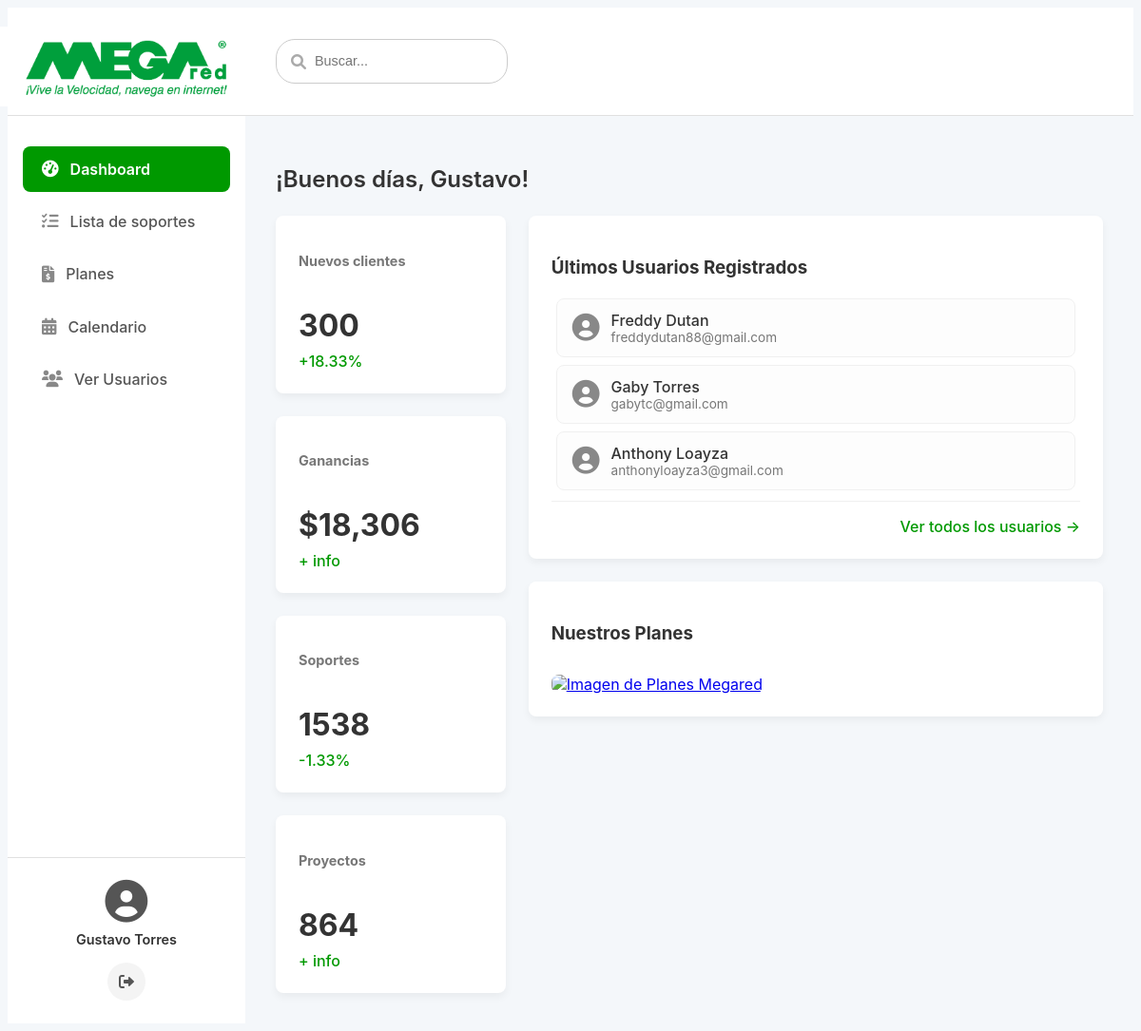
/dashboard.php (signed in), run on the app's committed database.
### tables this page shows
CREATE TABLE `usuarios` (
  `id` int(11) NOT NULL,
  `nombre` varchar(100) NOT NULL,
  `apellidos` varchar(100) NOT NULL,
  `cedula` varchar(13) NOT NULL,
  `genero` varchar(50) NOT NULL,
  `correo` varchar(100) NOT NULL,
  `contrasena` varchar(255) NOT NULL,
  `fecha_registro` timestamp NOT NULL DEFAULT current_timestamp()
);

### dashboard.php (the view, shortened to what this page needs)
<?php
$nombre_usuario = $_SESSION['usuario_nombre'];
$apellidos_usuario = $_SESSION['usuario_apellidos'];
$nombre_completo = htmlspecialchars($nombre_usuario . " " . $apellidos_usuario);
require_once 'db-connect.php';
$sql_ultimos_usuarios = "SELECT nombre, apellidos, correo FROM usuarios ORDER BY id DESC LIMIT 3";
$result_usuarios = $conn->query($sql_ultimos_usuarios);
$ultimos_usuarios = [];
if ($result_usuarios && $result_usuarios->num_rows > 0) {
    $ultimos_usuarios = $result_usuarios->fetch_all(MYSQLI_ASSOC);
}
?>
<!DOCTYPE html>
<html lang="es">
<head>
    <link rel="stylesheet" href="https://cdnjs.cloudflare.com/ajax/libs/font-awesome/6.0.0-beta3/css/all.min.css">
</head>
<body>
    <div class="dashboard-container">
        <aside class="sidebar">
            <div class="sidebar-header">
                <img src="imagen/megared-logo.png" alt="Logo Megared" class="logo-megared">
            </div>
            <nav class="sidebar-nav">
                <ul>
                    <li class="active"><a href="dashboard.php"><i class="fas fa-tachometer-alt"></i> Dashboard</a></li>
                    <li><a href="#"><i class="fas fa-tasks"></i> Lista de soportes</a></li>
                    <li><a href="planes.php"><i class="fas fa-file-invoice-dollar"></i> Planes</a></li>
                    <li><a href="#"><i class="fas fa-calendar-alt"></i> Calendario</a></li>
                    <li><a href="usuarios.php"><i class="fas fa-users"></i> Ver Usuarios</a></li>
                </ul>
            </nav>
            <div class="sidebar-footer">
            <i class="fas fa-user-circle user-icon-footer"></i>
            <span class="user-name-footer"><?php echo $nombre_completo; ?></span>
            <a href="logout.php" class="logout-button" title="Cerrar Sesión">
                <i class="fas fa-sign-out-alt"></i>
            </a>
        </div>
        </aside>
        <main class="main-content">
            <header class="main-header">
                <div class="search-bar">
                    <input type="text" placeholder="Buscar...">
                    <i class="fas fa-search"></i>
                </div>
            </header>
            <section class="content-body">
                <h2 data-aos="fade-down">¡Buenos días, <?php echo htmlspecialchars($nombre_usuario); ?>!</h2>
                <div class="dashboard-grid-container">
                    <div class="grid-column-left">
                        <div class="card" data-aos="fade-up" data-aos-delay="100">
                            <h3>Nuevos clientes</h3>
                            <p>300</p>
                            <span>+18.33%</span>
                        </div>
                        <div class="card" data-aos="fade-up" data-aos-delay="200">
                            <h3>Ganancias</h3>
                            <p>$18,306</p>
                            <span>+ info</span>
                        </div>
                        <div class="card" data-aos="fade-up" data-aos-delay="300">
                            <h3>Soportes</h3>
                            <p>1538</p>
                            <span>-1.33%</span>
                        </div>
                        <div class="card" data-aos="fade-up" data-aos-delay="400">
                            <h3>Proyectos</h3>
                            <p>864</p>
                            <span>+ info</span>
                        </div>
                    </div>
                    <div class="grid-column-right">
                        <div class="card-large" data-aos="zoom-in" data-aos-delay="500">
                            <h3>Últimos Usuarios Registrados</h3>
                            <div class="latest-users-list">
                                <?php if (empty($ultimos_usuarios)): ?>
                                    <p class="no-users">No hay usuarios registrados.</p>
                                <?php else: ?>
                                    <?php foreach ($ultimos_usuarios as $usuario): ?>
                                        <div class="user-item">
                                            <i class="fas fa-user-circle user-icon-small"></i>
                                            <div class="user-details">
                                                <strong><?php echo htmlspecialchars($usuario['nombre'] . ' ' . $usuario['apellidos']); ?></strong>
                                                <span><?php echo htmlspecialchars($usuario['correo']); ?></span>
                                            </div>
                                        </div>
                                    <?php endforeach; ?>
                                <?php endif; ?>
                            </div>
                            <a href="usuarios.php" class="card-footer-link">Ver todos los usuarios &rarr;</a>
                        </div>
                        <div class="card-large" data-aos="zoom-in" data-aos-delay="600">
                            <h3> Nuestros Planes</h3>
                            <a href="planes.php">
                                <img src="Imagen/planes.png" alt="Imagen de Planes Megared" class="card-image-plans">
                            </a>
                        </div>
                    </div>
                </div>
            </section>
        </main>
    </div>
</body>
</html>

### dashboard.php (style rules this page uses)
.logo-megared { width: 300px; height: auto; margin-top: 10px; }
body { font-family: -apple-system, BlinkMacSystemFont, "Segoe UI", Roboto, sans-serif; background-color: #f4f7fa; color: #333; }
.dashboard-container { display: flex; min-height: 100vh; }
.sidebar { width: 250px; background-color: #ffffff; color: #333; flex-shrink: 0; display: flex; flex-direction: column; }
.sidebar-header { padding: 1.2rem 1.5rem; text-align: center; border-bottom: 1px solid #e0e0e0; height: 75px; display: flex; align-items: center; justify-content: center; }
.sidebar-nav ul { list-style: none; padding: 1rem; }
.sidebar-nav li { margin-bottom: 0.5rem; }
.sidebar-nav li.active a { background-color: #009900; color: #fff; font-weight: 600; }
.sidebar-nav li a { color: #555; text-decoration: none; font-weight: 500; display: flex; align-items: center; padding: 0.85rem 1.25rem; border-radius: 8px; }
.sidebar-nav li.active a i { color: #fff; }
.sidebar-nav li i { margin-right: 12px; font-size: 1.1rem; color: #888; transition: color 0.2s; }
.main-content { flex-grow: 1; display: flex; flex-direction: column; }
.main-header { display: flex; justify-content: space-between; align-items: center; padding: 1.2rem 2rem; background-color: #fff; border-bottom: 1px solid #e0e0e0; height: 75px; }
.search-bar { position: relative; }
.search-bar input { padding: 0.75rem 1rem 0.75rem 2.5rem; border: 1px solid #ccc; border-radius: 20px; font-size: 0.9rem; line-height: 1.5; }
.search-bar i { position: absolute; left: 1rem; top: 50%; transform: translateY(-50%); color: #aaa; }
.content-body { padding: 2rem; }
.content-body h2 { margin-bottom: 1.5rem; font-weight: 600; }
.card { background: #fff; padding: 1.5rem; border-radius: 8px; box-shadow: 0 4px 8px rgba(0,0,0,0.05); }
.card h3 { font-size: 0.9rem; color: #777; margin-bottom: 0.5rem; }
.card p { font-size: 2rem; font-weight: 700; margin-bottom: 0.5rem; }
.card span { font-weight: 500; color: #009900; }
.dashboard-grid-container { display: grid; grid-template-columns: 1fr 2.5fr; gap: 1.5rem; }
.grid-column-left { display: flex; flex-direction: column; gap: 1.5rem; }
.grid-column-right { display: flex; flex-direction: column; gap: 1.5rem; }
.card-large { background: #fff; padding: 1.5rem; border-radius: 8px; box-shadow: 0 4px 8px rgba(0,0,0,0.05); }
.card-large h3 { margin-bottom: 1rem; }
.sidebar-footer { display: flex; flex-direction: column; align-items: center; padding: 1.5rem 0; border-top: 1px solid #e0e0e0; }
.user-icon-footer { font-size: 2.8rem; color: #555; margin-bottom: 0.5rem; }
.user-name-footer { font-weight: 600; color: #333; font-size: 0.9rem; margin-bottom: 1rem; }
.logout-button { display: flex; align-items: center; justify-content: center; width: 40px; height: 40px; background-color: #f4f4f4; border: none; border-radius: 50%; text-decoration: none; transition: background-color 0.2s, color 0.2s; }
.logout-button i { color: #555; font-size: 1rem; margin: 0; transition: color 0.2s; }
.sidebar-nav { flex-grow: 1; }
.latest-users-list { height: 200px; overflow-y: auto; padding: 5px; }
.user-item { display: flex; align-items: center; gap: 12px; padding: 0.75rem 1rem; border-radius: 8px; background: #fdfdfd; border: 1px solid #f0f0f0; margin-bottom: 0.5rem; transition: all 0.2s ease-in-out; }
.user-item:last-child { margin-bottom: 0; }
.user-icon-small { font-size: 1.8rem; color: #888; }
.user-details { display: flex; flex-direction: column; }
.user-details strong { font-weight: 500; color: #333; }
.user-details span { font-size: 0.85rem; color: #777; }
.card-footer-link { display: block; text-align: right; padding-top: 1rem; margin-top: 0.5rem; font-weight: 500; color: #009900; text-decoration: none; border-top: 1px solid #f0f0f0; }
.card { display: flex; flex-direction: column; justify-content: space-between; height: 100%; }
.card-image-plans { width: 100%; border-radius: 8px; margin-top: 1rem; }

### data on the page
usuarios: nombre+apellidos "Freddy Dutan", correo "freddydutan88@gmail.com"
usuarios: nombre+apellidos "Gaby Torres", correo "gabytc@gmail.com"
usuarios: nombre+apellidos "Anthony Loayza", correo "anthonyloayza3@gmail.com"

### other printed values
$nombre_completo "Gustavo Torres"
$nombre_usuario "Gustavo"
